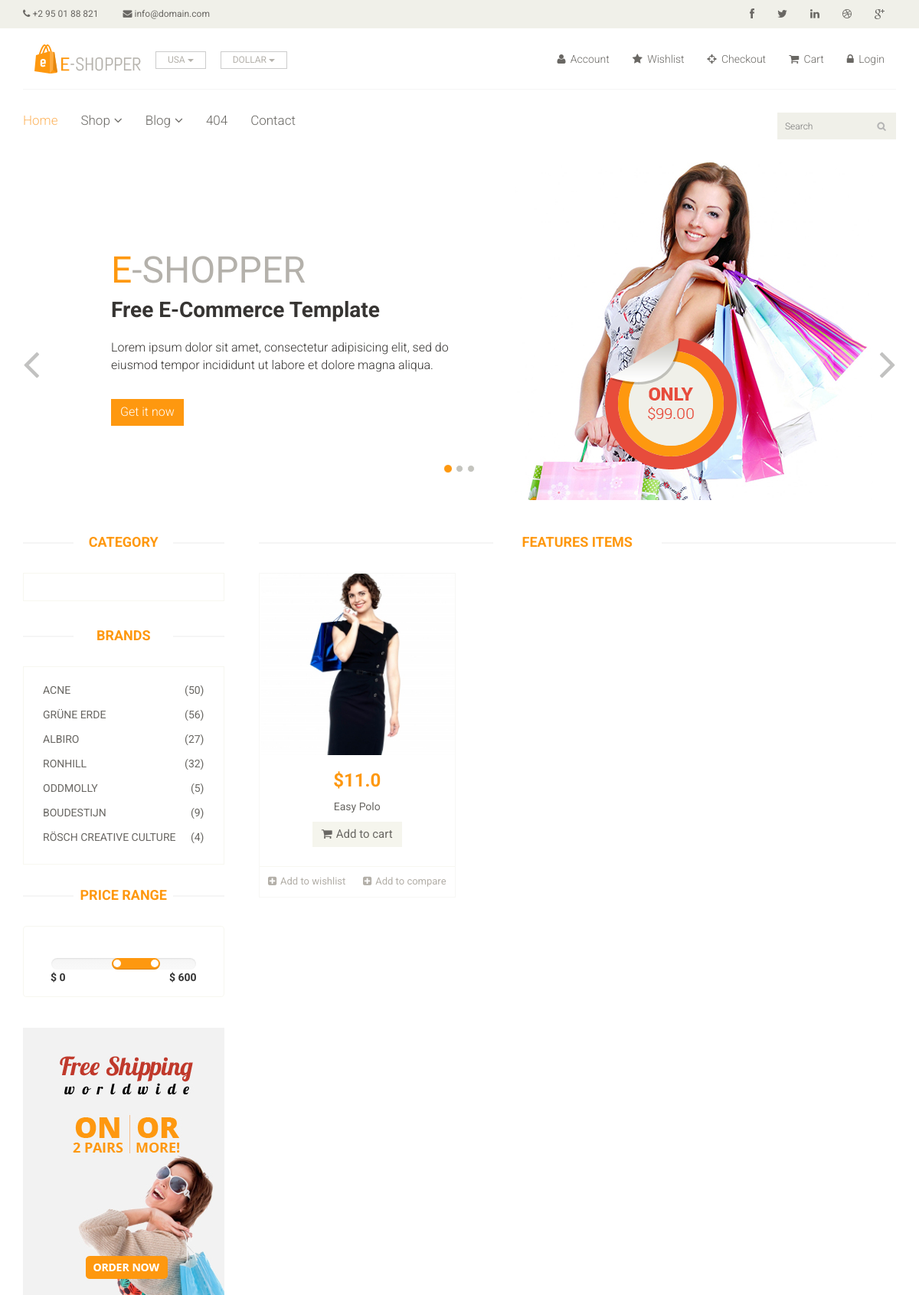
The page /detail/4 on the database its author committed.
### polls/models.py (models this page shows, shortened)
class Products(models.Model):
    category = models.ForeignKey(Categories, on_delete=models.CASCADE)
    product_name = CharField(max_length=255)
    price = FloatField(default=0)
    discription = CharField(max_length=1000)
    url_images = CharField(max_length=1000)
    taitle = CharField(max_length=1000)
    status = BooleanField()

### polls/views.py (the view)
# urls.py: path('detail/<int:id_product>',views.product_detail,name='detail'),
def product_detail(request, id_product):
    product = Products.objects.get(pk=id_product)
    content = {'product': product}
    return render(request, 'polls/product_detail.html',content)

### polls/templates/polls/product_detail.html
{% extends 'polls/shop.html' %}
{% block product %}
        <div class="col-sm-4">
            <div class="product-image-wrapper">
                <div class="single-products">
                    <div class="productinfo text-center">
                        <img src="{{product.url_images}}"  alt=""/>
                        <h2>${{product.price}}</h2>
                        <p>{{product.product_name}}</p>
                        <a href="#" class="btn btn-default add-to-cart"><i class="fa fa-shopping-cart"></i>Add
                            to cart</a>
                    </div>
                </div>
                <div class="choose">
                    <ul class="nav nav-pills nav-justified">
                        <li><a href="#"><i class="fa fa-plus-square"></i>Add to wishlist</a></li>
                        <li><a href="#"><i class="fa fa-plus-square"></i>Add to compare</a></li>
                    </ul>
                </div>
            </div>
        </div>
{% endblock product %}

### polls/static/polls/css/main.css (style rules this page uses)
body { font-family: 'Roboto', sans-serif; position: relative; font-weight: 400px; }
ul li { list-style: none; }
a { -webkit-transition: 300ms; transition: 300ms; }
h1, h2, h3, h4, h5, h6 { font-family: 'Roboto', sans-serif; }
.product-image-wrapper { border: 1px solid #F7F7F5; overflow: hidden; margin-bottom: 30px; }
.single-products { position: relative; }
.productinfo h2 { color: #FE980F; font-family: 'Roboto', sans-serif; font-size: 24px; font-weight: 700; }
.productinfo p { font-family: 'Roboto', sans-serif; font-size: 14px; font-weight: 400; color: #696763; }
.productinfo img { width: 100%; }
.productinfo { position: relative; }
.add-to-cart { background: #F5F5ED; border: 0 none; border-radius: 0; color: #696763; font-family: 'Roboto', sans-serif; font-size: 15px; margin-bottom: 25px; }
.add-to-cart i { margin-right: 5px; }
.choose { border-top: 1px solid #F7F7F0; }
.choose ul li a { color: #B3AFA8; font-family: 'Roboto', sans-serif; font-size: 13px; padding-left: 0; padding-right: 0; }
.choose ul li a i { margin-right: 5px; }

### rows shown on the page
Products: url_images (picture), price "11.0", product_name "Easy Polo"
